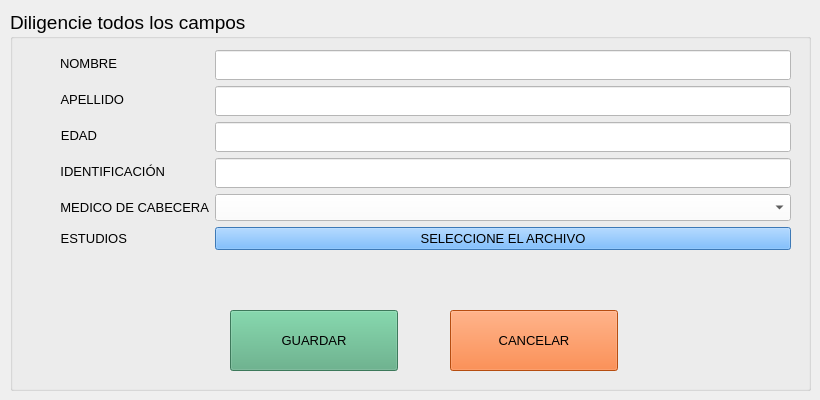
      <widget class="QWidget" name="camposnewpac">
       <widget class="QGroupBox" name="groupBox">
        <property name="geometry">
         <rect>
          <x>10</x>
          <y>10</y>
          <width>801</width>
          <height>381</height>
         </rect>
        </property>
        <property name="font">
         <font>
          <pointsize>14</pointsize>
         </font>
        </property>
        <property name="styleSheet">
         <string notr="true"/>
        </property>
        <property name="title">
         <string>Diligencie todos los campos</string>
        </property>
        <widget class="QWidget" name="formLayoutWidget_2">
         <property name="geometry">
          <rect>
           <x>50</x>
           <y>40</y>
           <width>731</width>
           <height>341</height>
          </rect>
         </property>
         <layout class="QFormLayout" name="formLayout_2">
          <item row="0" column="0">
           <widget class="QLabel" name="label_3">
            <property name="font">
             <font>
              <pointsize>10</pointsize>
             </font>
            </property>
            <property name="text">
             <string>NOMBRE</string>
            </property>
            <property name="alignment">
             <set>Qt::AlignRight|Qt::AlignTrailing|Qt::AlignVCenter</set>
            </property>
           </widget>
          </item>
          <item row="0" column="1">
           <widget class="QLineEdit" name="namepac">
            <property name="font">
             <font>
              <family>Dubai Medium</family>
              <pointsize>11</pointsize>
             </font>
            </property>
            <property name="autoFillBackground">
             <bool>false</bool>
            </property>
            <property name="styleSheet">
             <string notr="true">background-color: rgb(255, 255, 255);</string>
            </property>
           </widget>
          </item>
          <item row="1" column="0">
           <widget class="QLabel" name="label_4">
            <property name="font">
             <font>
              <pointsize>10</pointsize>
             </font>
            </property>
            <property name="text">
             <string>APELLIDO</string>
            </property>
            <property name="alignment">
             <set>Qt::AlignRight|Qt::AlignTrailing|Qt::AlignVCenter</set>
            </property>
           </widget>
          </item>
          <item row="1" column="1">
           <widget class="QLineEdit" name="lastnamepac">
            <property name="font">
             <font>
              <family>Dubai Medium</family>
              <pointsize>11</pointsize>
             </font>
            </property>
            <property name="styleSheet">
             <string notr="true">background-color: rgb(255, 255, 255);</string>
            </property>
           </widget>
          </item>
          <item row="2" column="0">
           <widget class="QLabel" name="label_5">
            <property name="font">
             <font>
              <pointsize>10</pointsize>
             </font>
            </property>
            <property name="text">
             <string>EDAD</string>
            </property>
            <property name="alignment">
             <set>Qt::AlignRight|Qt::AlignTrailing|Qt::AlignVCenter</set>
            </property>
           </widget>
          </item>
          <item row="2" column="1">
           <widget class="QLineEdit" name="agepac">
            <property name="font">
             <font>
              <family>Dubai Medium</family>
              <pointsize>11</pointsize>
             </font>
            </property>
            <property name="styleSheet">
             <string notr="true">background-color: rgb(255, 255, 255);</string>
            </property>
           </widget>
          </item>
          <item row="3" column="0">
           <widget class="QLabel" name="label_8">
            <property name="font">
             <font>
              <pointsize>10</pointsize>
             </font>
            </property>
            <property name="text">
             <string>IDENTIFICACIÓN</string>
            </property>
            <property name="alignment">
             <set>Qt::AlignRight|Qt::AlignTrailing|Qt::AlignVCenter</set>
            </property>
           </widget>
          </item>
          <item row="3" column="1">
           <widget class="QLineEdit" name="idpac">
            <property name="font">
             <font>
              <family>Dubai Medium</family>
              <pointsize>11</pointsize>
             </font>
            </property>
            <property name="styleSheet">
             <string notr="true">background-color: rgb(255, 255, 255);</string>
            </property>
           </widget>
          </item>
          <item row="4" column="0">
           <widget class="QLabel" name="label_9">
            <property name="font">
             <font>
              <pointsize>10</pointsize>
             </font>
            </property>
            <property name="text">
             <string>MEDICO DE CABECERA</string>
            </property>
            <property name="alignment">
             <set>Qt::AlignRight|Qt::AlignTrailing|Qt::AlignVCenter</set>
            </property>
           </widget>
          </item>
          <item row="4" column="1">
           <widget class="QComboBox" name="desplegmed">
            <property name="font">
             <font>
              <pointsize>12</pointsize>
             </font>
            </property>
            <property name="styleSheet">
             <string notr="true">background-color: rgb(255, 255, 255);</string>
            </property>
           </widget>
          </item>
          <item row="5" column="0">
           <widget class="QLabel" name="label_6">
            <property name="font">
             <font>
              <pointsize>10</pointsize>
             </font>
            </property>
            <property name="text">
             <string>ESTUDIOS</string>
            </property>
            <property name="alignment">
             <set>Qt::AlignRight|Qt::AlignTrailing|Qt::AlignVCenter</set>
            </property>
           </widget>
          </item>
          <item row="5" column="1">
           <widget class="QPushButton" name="browse">
            <property name="font">
             <font>
              <pointsize>10</pointsize>
             </font>
            </property>
            <property name="styleSheet">
             <string notr="true">QPushButton {
	background-color: #55aaff;
}

QPushButton:hover {
    background-color: #ffaaff; /* Color de fondo modificado al pasar el ratón */
}</string>
            </property>
            <property name="text">
             <string>SELECCIONE EL ARCHIVO</string>
            </property>
           </widget>
          </item>
         </layout>
        </widget>
        <widget class="QPushButton" name="addpac">
         <property name="geometry">
          <rect>
           <x>220</x>
           <y>300</y>
           <width>168</width>
           <height>61</height>
          </rect>
         </property>
         <property name="font">
          <font>
           <pointsize>10</pointsize>
          </font>
         </property>
         <property name="styleSheet">
          <string notr="true">QPushButton {
	background-color: rgb(85, 170, 127);
}

QPushButton:hover {
    background-color: #6CA6CD; /* Color de fondo modificado al pasar el ratón */
}</string>
         </property>
         <property name="text">
          <string>GUARDAR</string>
         </property>
        </widget>
        <widget class="QPushButton" name="cancelpac">
         <property name="geometry">
          <rect>
           <x>440</x>
           <y>300</y>
           <width>168</width>
           <height>61</height>
          </rect>
         </property>
         <property name="font">
          <font>
           <pointsize>10</pointsize>
          </font>
         </property>
         <property name="styleSheet">
          <string notr="true">QPushButton {
	background-color:  #FF6C17;
}

QPushButton:hover {
    background-color: #6CA6CD; /* Color de fondo modificado al pasar el ratón */
}</string>
         </property>
         <property name="text">
          <string>CANCELAR</string>
         </property>
        </widget>
       </widget>
      </widget>
